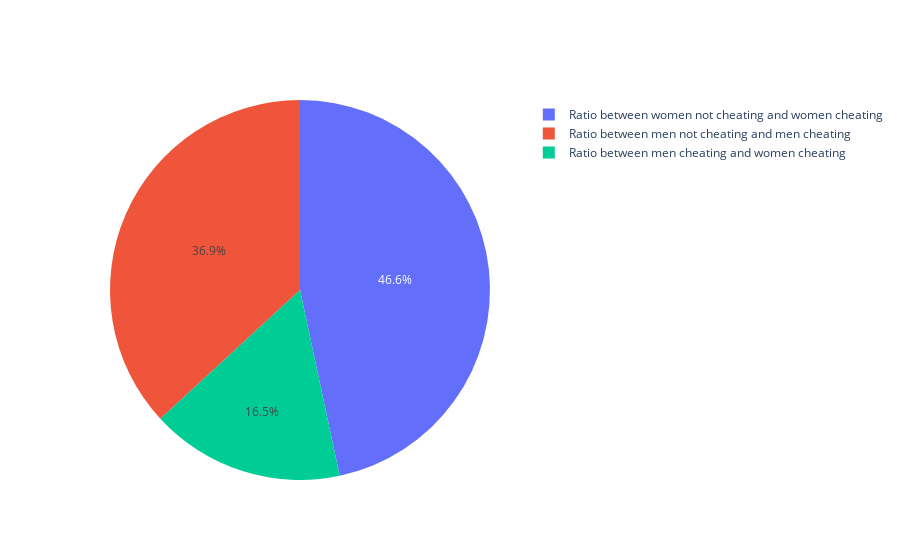

Notebook code cell kept with this figure:
### Markdown cell above
### Investigate what the ratio is between men cheating and woman cheating and ratio within class of not cheating

Use plotly library to display pie-charts

### Code cell
male_affairs = df[(df["gender"] == 1) & (df["affairs_binary"] == 1)].shape[0]
female_affairs = df[(df["gender"] == 0) & (df["affairs_binary"] == 1)].shape[0]
male_noaffairs = df[(df["gender"] == 1) & (df["affairs_binary"] == 0)].shape[0]
female_noaffairs = df[(df["gender"] == 0) & (df["affairs_binary"] == 0)].shape[0]

male_cheating_per = male_affairs / (male_affairs + male_noaffairs)
male_notcheating_per = male_noaffairs / (male_affairs + male_noaffairs)
female_cheating_per = female_affairs / (female_affairs + female_noaffairs)
female_notcheating_per = female_noaffairs / (female_affairs + female_noaffairs)

male_female_cheating_ratio = male_cheating_per/female_cheating_per
male_notcheating_cheating_ratio = male_notcheating_per/male_cheating_per
female_notcheating_cheating_ratio = female_notcheating_per/female_cheating_per

print("Ratio of men cheating and women cheating:", male_female_cheating_ratio)
print("Ratio of men not cheating:", male_notcheating_cheating_ratio)
print("Ratio of women not cheating:", female_notcheating_cheating_ratio)

labels = ['Ratio between men cheating and women cheating', 'Ratio between men not cheating and men cheating', 'Ratio between women not cheating and women cheating']
values = [male_female_cheating_ratio, male_notcheating_cheating_ratio, female_notcheating_cheating_ratio]
fig = go.Figure(data=[go.Pie(labels=labels, values=values)])
fig.show()

### Figure 1 — Plotly figure (JSON) as saved in the notebook; plotly's stock layout.template omitted (floating-point values rounded to 4 significant figures)
{"data": [{"labels": ["Ratio between men cheating and women cheating", "Ratio between men not cheating and men cheating", "Ratio between women not cheating and women cheating"], "type": "pie", "values": [1.193, 2.667, 3.375]}], "layout": {}}
